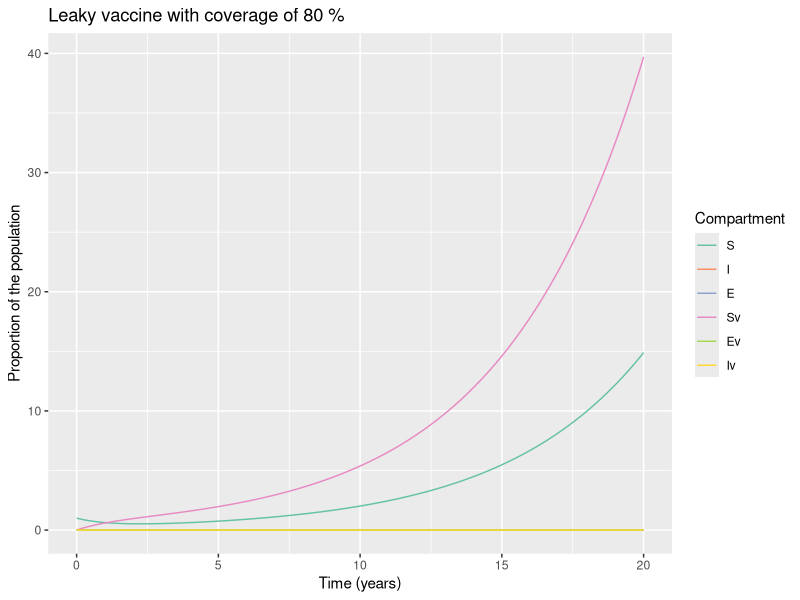

R code for this plot:
# LOAD THE PACKAGES:123
library(deSolve)
library(reshape2)
library(ggplot2)

# MODEL INPUTS:

initial_state_values <- c(S = 1000000-3,
                          I = 1,        
                          E = 2,        
                          Sv = 0,      
                          Ev = 0,
                          Iv = 0)      

# Parameters
parameters <- c(beta = 0.61,     # the infection rate in units of years^-1
                delta = 0.09,     # the latency period in units of years^-1
                c_s = 0.4,       # the reduction in the force of infection
                # acting on those vaccinated
                c_i = 0.4,# the reduction in the infectivity of vaccinated infected people  
                u = 0.1,#death rate in units of years^-1
                a = 0.7, #cull due to infection in units of years^-1
                b = 0.3, #birth rate in units of years^-1
                vc = 0.8) # vaccine coverage    

# TIMESTEPS:

# Sequence of timesteps to solve the model at
times <- seq(from = 0, to = 20, by =1/365)#from 0 to 20 years, daily intervalS
# MODEL FUNCTION: 

vaccine_model <- function(time, state, parameters) {  
  
  with(as.list(c(state, parameters)), {    
    
    # Defining lambda as a function of beta and E:
    N <- S + E + I + Sv + Ev + Iv
    lambda <- beta * E/N + c_i * beta * Ev/N 
    # the Ev compartment gets c_i times less infected than the E compartment
   
    
    # The differential equations
    dS <- -lambda * S - u * S + b * N - vc * S           
    dE <- lambda * S - delta * E - u * E 
    dI <- delta * E - a * I - u * I  
    dSv <- -c_s * lambda * Sv - u * Sv + vc * S              
    dEv <- c_s * lambda * Sv - delta * Ev - u * Ev
    dIv <- delta * Ev - a * Iv - u * Iv
    
    return(list(c(dS, dI, dE, dSv, dIv,dEv))) 
  })
  
}

# MODEL OUTPUT:

# Solving the differential equations using the ode integration algorithm
output <- as.data.frame(ode(y = initial_state_values, 
                            times = times, 
                            func = vaccine_model,
                            parms = parameters))

# PLOT THE OUTPUT

# turn output dataset into long format
output_long <- melt(as.data.frame(output), id = "time")

# Adding a column for the prevalence proportion to the long-format output
output_long$prevalence <- output_long$value/sum(initial_state_values)

# Plot the number in each compartment over time
ggplot(data = output_long,                                               
       aes(x = time, y = prevalence, colour = variable, group = variable)) +  
  geom_line() +                                                          
  xlab("Time (years)")+                                                   
  ylab("Proportion of the population") +
  labs(title = paste("Leaky vaccine with coverage of", 80, "%"), 
       colour = "Compartment") +
  scale_colour_brewer(palette = "Set2")
